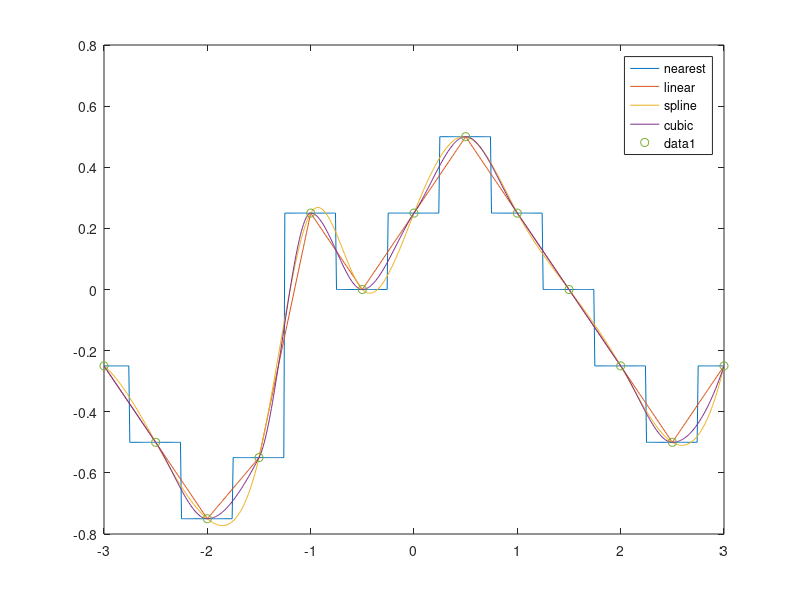
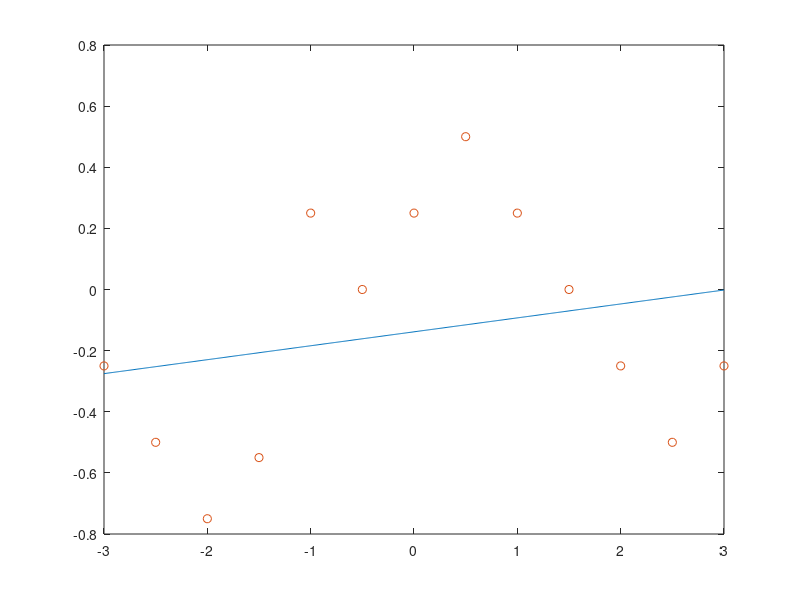

The MATLAB script that drew these images, in order: (Note: this script raises an error after producing the figures.)
clear
close all
clc
% zadanie 1
x = -3:0.5:3;
y = [-0.25, -0.5, -0.75, -0.55, 0.25, 0, 0.25, 0.5, 0.25, 0, -0.25, -0.5, -0.25];
% zadanie 2
x_testowy = 0.75;
y_testowy = 0.41;
y1 = interp1(x, y, x_testowy, 'nearest');
y2 = interp1(x, y, x_testowy, 'linear');
y3 = interp1(x, y, x_testowy, 'spline');
y4 = interp1(x, y, x_testowy, 'cubic');

err1 = abs(y_testowy - y1);
err2 = abs(y_testowy - y2);
err3 = abs(y_testowy - y3);
err4 = abs(y_testowy - y4);
fprintf('nearest err %f, linear err %f, spline err %f, cubic err %f \n', err1, err2, err3, err4);
% nearest err 0.160000, linear err 0.035000, spline err 0.000424, cubic err 0.003750
disp('Zad 2 najlepsza metoda to spline')


% zadanie 3
xx = -3:0.01:3;
yy = interp1(x, y, xx, 'nearest');
plot(xx, yy);
hold on

yy = interp1(x, y, xx, 'linear');
plot(xx, yy);
hold on

yy = interp1(x, y, xx, 'spline');
plot(xx, yy);
hold on

yy = interp1(x, y, xx, 'cubic');
plot(xx, yy);
hold on

legend('nearest', 'linear', 'spline', 'cubic', 'points');

plot(x, y, 'o');
hold on

disp('Zad 3 - najlepsza metoda to cubic');

% zadanie 4
for j = 1:12
    p = polyfit(x, y, j);
    y5 = polyval(p, xx);
    figure
    plot(xx, y5, x, y, 'o');
    title('wielomian ', num2str(j));
end
disp('Zad 4 - najlepszy wielomian to wielomian stopniu 10');

% zadanie 5
p = polyfit(x, y, 10);
y5 = polyval(p, x_testowy);
err5 = abs(y5 - y_testowy);
fprintf('nearest err %f, linear err %f, spline err %f, cubic err %f, polyval err %f \n', err1, err2, err3, err4, err5);
% nearest err 0.160000, linear err 0.035000, spline err 0.000424, cubic err 0.003750, polyval err 0.055842 
disp('zad 5 - dla podanych danych w danym punkcie najlepiej wypada interpolacja spline')